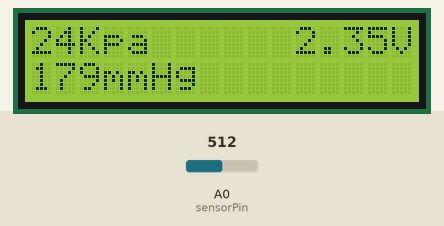
Recording of a program running on a simulated Arduino Uno, built with avr-gcc and run on an emulated ATmega328P. Parts: 16×2 character LCD. The test bench sets the inputs (shaded band); at power-on: A0 (sensorPin) = 512.

Above: at 1.2 s.
1.3 s: A0 (sensorPin) set to 716
At 2.1 s:
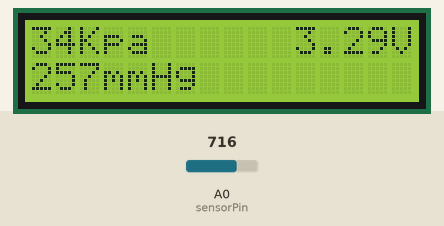
3.0 s: A0 (sensorPin) set to 900
At 3.9 s:
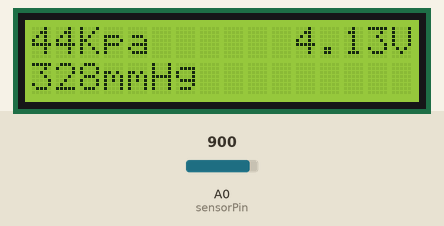
4.6 s: A0 (sensorPin) set to 1023
At 5.6 s:
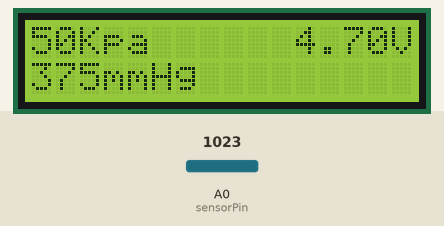
Timing chart, 0 to 7.6 s (numbered marks = the images above; inputs shaded):
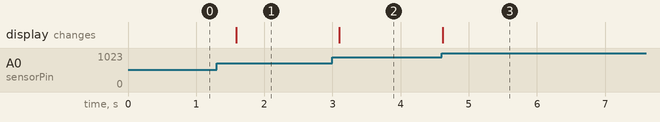

The program:

main.cpp
```cpp
#include <LiquidCrystal.h>

int sensorPin = A0;
int sensorValue = 0;
float Vout, Value_Kpa, Value_mmHg;

LiquidCrystal lcd(2,3,4,5,6,7);

void setup() {

  lcd.begin(16, 2);
  lcd.display();

}

void loop() {

  sensorValue = analogRead(sensorPin);

  Vout = (sensorValue * 0.00459); //valor de tensao - 0.004594330400782013
  Value_Kpa = (Vout - 0.2)/0.09; //valor de pressao - quilopascals
  Value_mmHg = Value_Kpa * 7.50061; //converter kPa para mmHg - 7.50061561303 - milímetros de mercúrio

  if(Value_Kpa < 0) Value_Kpa = 0, Value_mmHg = 0;

  lcd.clear();
  lcd.setCursor(0, 0);
  lcd.print(Value_Kpa, 0);
  lcd.print("Kpa");
  lcd.setCursor(11, 0);
  lcd.print(Vout);
  lcd.print("V");

  lcd.setCursor(0, 1);
  lcd.print(Value_mmHg, 0);
  lcd.print("mmHg");
  delay(500);


}
```

Measured:
- after the input at 1.3 s, the display: changes after 0.29 s (image 1)
- after the input at 3.0 s, the display: changes after 0.10 s (image 2)
- after the input at 4.6 s, the display: changes at once (image 3)
